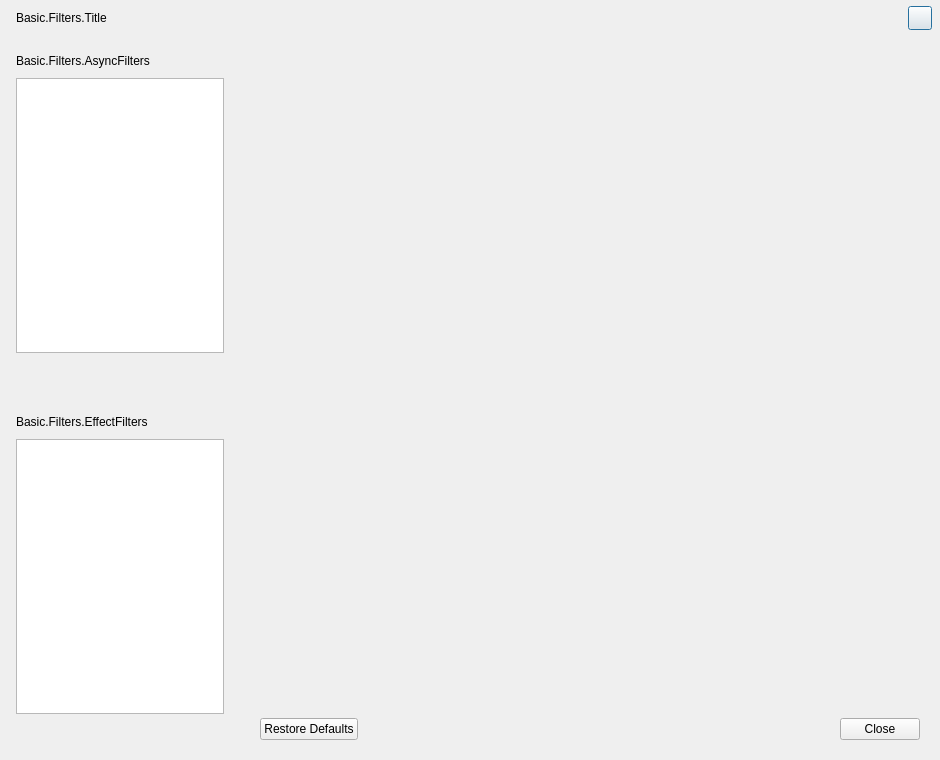
<?xml version="1.0" encoding="UTF-8"?>
<ui version="4.0">
 <class>AFQBasicFilters</class>
 <widget class="QDialog" name="AFQBasicFilters">
  <property name="geometry">
   <rect>
    <x>0</x>
    <y>0</y>
    <width>940</width>
    <height>760</height>
   </rect>
  </property>
  <property name="minimumSize">
   <size>
    <width>940</width>
    <height>760</height>
   </size>
  </property>
  <property name="maximumSize">
   <size>
    <width>940</width>
    <height>760</height>
   </size>
  </property>
  <property name="windowTitle">
   <string>Basic.Filters</string>
  </property>
  <property name="sizeGripEnabled">
   <bool>false</bool>
  </property>
  <layout class="QVBoxLayout" name="verticalLayout">
   <property name="spacing">
    <number>0</number>
   </property>
   <property name="sizeConstraint">
    <enum>QLayout::SetDefaultConstraint</enum>
   </property>
   <property name="leftMargin">
    <number>0</number>
   </property>
   <property name="topMargin">
    <number>0</number>
   </property>
   <property name="rightMargin">
    <number>0</number>
   </property>
   <property name="bottomMargin">
    <number>0</number>
   </property>
   <item>
    <widget class="QFrame" name="titleFrame">
     <property name="minimumSize">
      <size>
       <width>0</width>
       <height>38</height>
      </size>
     </property>
     <property name="maximumSize">
      <size>
       <width>16777215</width>
       <height>38</height>
      </size>
     </property>
     <layout class="QHBoxLayout" name="horizontalLayout_3">
      <property name="leftMargin">
       <number>16</number>
      </property>
      <property name="topMargin">
       <number>6</number>
      </property>
      <property name="rightMargin">
       <number>8</number>
      </property>
      <property name="bottomMargin">
       <number>8</number>
      </property>
      <item>
       <widget class="QLabel" name="labelTitle">
        <property name="text">
         <string>Basic.Filters.Title</string>
        </property>
        <property name="labelType" stdset="0">
         <string>labelTitle</string>
        </property>
       </widget>
      </item>
      <item>
       <spacer name="horizontalSpacer">
        <property name="orientation">
         <enum>Qt::Horizontal</enum>
        </property>
        <property name="sizeHint" stdset="0">
         <size>
          <width>40</width>
          <height>20</height>
         </size>
        </property>
       </spacer>
      </item>
      <item>
       <widget class="QPushButton" name="closeButton">
        <property name="minimumSize">
         <size>
          <width>24</width>
          <height>24</height>
         </size>
        </property>
        <property name="maximumSize">
         <size>
          <width>24</width>
          <height>24</height>
         </size>
        </property>
        <property name="text">
         <string/>
        </property>
        <property name="iconSize">
         <size>
          <width>11</width>
          <height>11</height>
         </size>
        </property>
        <property name="buttonType" stdset="0">
         <string>closeButton</string>
        </property>
       </widget>
      </item>
     </layout>
    </widget>
   </item>
   <item>
    <layout class="QHBoxLayout" name="horizontalLayout" stretch="1,10">
     <property name="sizeConstraint">
      <enum>QLayout::SetMinimumSize</enum>
     </property>
     <property name="leftMargin">
      <number>0</number>
     </property>
     <property name="topMargin">
      <number>0</number>
     </property>
     <property name="rightMargin">
      <number>0</number>
     </property>
     <property name="bottomMargin">
      <number>0</number>
     </property>
     <item>
      <layout class="QVBoxLayout" name="verticalLayout_2">
       <property name="leftMargin">
        <number>0</number>
       </property>
       <item>
        <widget class="QFrame" name="asyncWidget">
         <property name="sizePolicy">
          <sizepolicy hsizetype="Preferred" vsizetype="Expanding">
           <horstretch>0</horstretch>
           <verstretch>0</verstretch>
          </sizepolicy>
         </property>
         <property name="minimumSize">
          <size>
           <width>240</width>
           <height>0</height>
          </size>
         </property>
         <layout class="QVBoxLayout" name="verticalLayout_3">
          <property name="spacing">
           <number>10</number>
          </property>
          <property name="leftMargin">
           <number>16</number>
          </property>
          <property name="topMargin">
           <number>16</number>
          </property>
          <property name="rightMargin">
           <number>16</number>
          </property>
          <property name="bottomMargin">
           <number>14</number>
          </property>
          <item>
           <widget class="QLabel" name="asyncLabel">
            <property name="text">
             <string>Basic.Filters.AsyncFilters</string>
            </property>
           </widget>
          </item>
          <item>
           <widget class="AFQFocusList" name="asyncFilters">
            <property name="sizePolicy">
             <sizepolicy hsizetype="Preferred" vsizetype="Expanding">
              <horstretch>0</horstretch>
              <verstretch>0</verstretch>
             </sizepolicy>
            </property>
            <property name="contextMenuPolicy">
             <enum>Qt::CustomContextMenu</enum>
            </property>
            <property name="dragEnabled">
             <bool>true</bool>
            </property>
            <property name="dragDropMode">
             <enum>QAbstractItemView::InternalMove</enum>
            </property>
            <property name="defaultDropAction">
             <enum>Qt::TargetMoveAction</enum>
            </property>
            <property name="spacing">
             <number>1</number>
            </property>
           </widget>
          </item>
          <item>
           <widget class="QFrame" name="widget">
            <layout class="QHBoxLayout" name="horizontalLayout_4">
             <property name="spacing">
              <number>6</number>
             </property>
             <property name="leftMargin">
              <number>0</number>
             </property>
             <property name="topMargin">
              <number>0</number>
             </property>
             <property name="rightMargin">
              <number>0</number>
             </property>
             <property name="bottomMargin">
              <number>0</number>
             </property>
             <item>
              <widget class="QPushButton" name="addAsyncFilter">
               <property name="maximumSize">
                <size>
                 <width>24</width>
                 <height>24</height>
                </size>
               </property>
               <property name="accessibleName">
                <string>Add</string>
               </property>
               <property name="text">
                <string notr="true"/>
               </property>
               <property name="iconSize">
                <size>
                 <width>24</width>
                 <height>24</height>
                </size>
               </property>
               <property name="autoDefault">
                <bool>false</bool>
               </property>
               <property name="flat">
                <bool>true</bool>
               </property>
               <property name="themeID" stdset="0">
                <string>addFilterIcon</string>
               </property>
               <property name="buttonType" stdset="0">
                <string>filterListToolbar</string>
               </property>
              </widget>
             </item>
             <item>
              <widget class="QPushButton" name="removeAsyncFilter">
               <property name="maximumSize">
                <size>
                 <width>24</width>
                 <height>24</height>
                </size>
               </property>
               <property name="accessibleName">
                <string>Remove</string>
               </property>
               <property name="text">
                <string notr="true"/>
               </property>
               <property name="icon">
                <iconset>
                 <normaloff>:/res/images/minus.svg</normaloff>:/res/images/minus.svg</iconset>
               </property>
               <property name="iconSize">
                <size>
                 <width>24</width>
                 <height>24</height>
                </size>
               </property>
               <property name="autoDefault">
                <bool>false</bool>
               </property>
               <property name="flat">
                <bool>true</bool>
               </property>
               <property name="themeID" stdset="0">
                <string>removeFilterIcon</string>
               </property>
               <property name="buttonType" stdset="0">
                <string>filterListToolbar</string>
               </property>
              </widget>
             </item>
             <item>
              <widget class="QPushButton" name="moveAsyncFilterUp">
               <property name="maximumSize">
                <size>
                 <width>24</width>
                 <height>24</height>
                </size>
               </property>
               <property name="accessibleName">
                <string>MoveUp</string>
               </property>
               <property name="text">
                <string notr="true"/>
               </property>
               <property name="iconSize">
                <size>
                 <width>24</width>
                 <height>24</height>
                </size>
               </property>
               <property name="autoDefault">
                <bool>false</bool>
               </property>
               <property name="flat">
                <bool>true</bool>
               </property>
               <property name="themeID" stdset="0">
                <string>upFilterArrowIcon</string>
               </property>
               <property name="buttonType" stdset="0">
                <string>filterListToolbar</string>
               </property>
              </widget>
             </item>
             <item>
              <widget class="QPushButton" name="moveAsyncFilterDown">
               <property name="maximumSize">
                <size>
                 <width>24</width>
                 <height>24</height>
                </size>
               </property>
               <property name="accessibleName">
                <string>MoveDown</string>
               </property>
               <property name="text">
                <string notr="true"/>
               </property>
               <property name="iconSize">
                <size>
                 <width>24</width>
                 <height>24</height>
                </size>
               </property>
               <property name="autoDefault">
                <bool>false</bool>
               </property>
               <property name="flat">
                <bool>true</bool>
               </property>
               <property name="themeID" stdset="0">
                <string>downFilterArrowIcon</string>
               </property>
               <property name="buttonType" stdset="0">
                <string>filterListToolbar</string>
               </property>
              </widget>
             </item>
             <item>
              <spacer name="asyncToolbarSpacer">
               <property name="orientation">
                <enum>Qt::Horizontal</enum>
               </property>
               <property name="sizeType">
                <enum>QSizePolicy::Expanding</enum>
               </property>
               <property name="sizeHint" stdset="0">
                <size>
                 <width>20</width>
                 <height>0</height>
                </size>
               </property>
              </spacer>
             </item>
            </layout>
           </widget>
          </item>
         </layout>
        </widget>
       </item>
       <item>
        <widget class="QFrame" name="effectWidget">
         <property name="sizePolicy">
          <sizepolicy hsizetype="Preferred" vsizetype="Expanding">
           <horstretch>0</horstretch>
           <verstretch>0</verstretch>
          </sizepolicy>
         </property>
         <property name="minimumSize">
          <size>
           <width>240</width>
           <height>0</height>
          </size>
         </property>
         <layout class="QVBoxLayout" name="verticalLayout_4">
          <property name="spacing">
           <number>10</number>
          </property>
          <property name="leftMargin">
           <number>16</number>
          </property>
          <property name="topMargin">
           <number>16</number>
          </property>
          <property name="rightMargin">
           <number>16</number>
          </property>
          <property name="bottomMargin">
           <number>14</number>
          </property>
          <item>
           <widget class="QLabel" name="effectLabel">
            <property name="text">
             <string>Basic.Filters.EffectFilters</string>
            </property>
           </widget>
          </item>
          <item>
           <widget class="AFQFocusList" name="effectFilters">
            <property name="sizePolicy">
             <sizepolicy hsizetype="Preferred" vsizetype="Expanding">
              <horstretch>0</horstretch>
              <verstretch>0</verstretch>
             </sizepolicy>
            </property>
            <property name="contextMenuPolicy">
             <enum>Qt::CustomContextMenu</enum>
            </property>
            <property name="dragEnabled">
             <bool>true</bool>
            </property>
            <property name="dragDropMode">
             <enum>QAbstractItemView::InternalMove</enum>
            </property>
            <property name="defaultDropAction">
             <enum>Qt::TargetMoveAction</enum>
            </property>
            <property name="spacing">
             <number>1</number>
            </property>
           </widget>
          </item>
          <item>
           <widget class="QFrame" name="widget_2">
            <layout class="QHBoxLayout" name="horizontalLayout_6">
             <property name="spacing">
              <number>6</number>
             </property>
             <property name="leftMargin">
              <number>0</number>
             </property>
             <property name="topMargin">
              <number>0</number>
             </property>
             <property name="rightMargin">
              <number>0</number>
             </property>
             <property name="bottomMargin">
              <number>0</number>
             </property>
             <item>
              <widget class="QPushButton" name="addEffectFilter">
               <property name="maximumSize">
                <size>
                 <width>24</width>
                 <height>24</height>
                </size>
               </property>
               <property name="accessibleName">
                <string>Add</string>
               </property>
               <property name="text">
                <string notr="true"/>
               </property>
               <property name="iconSize">
                <size>
                 <width>24</width>
                 <height>24</height>
                </size>
               </property>
               <property name="autoDefault">
                <bool>false</bool>
               </property>
               <property name="flat">
                <bool>true</bool>
               </property>
               <property name="themeID" stdset="0">
                <string>addFilterIcon</string>
               </property>
               <property name="buttonType" stdset="0">
                <string>filterListToolbar</string>
               </property>
              </widget>
             </item>
             <item>
              <widget class="QPushButton" name="removeEffectFilter">
               <property name="maximumSize">
                <size>
                 <width>24</width>
                 <height>24</height>
                </size>
               </property>
               <property name="accessibleName">
                <string>Remove</string>
               </property>
               <property name="text">
                <string notr="true"/>
               </property>
               <property name="iconSize">
                <size>
                 <width>24</width>
                 <height>24</height>
                </size>
               </property>
               <property name="autoDefault">
                <bool>false</bool>
               </property>
               <property name="flat">
                <bool>true</bool>
               </property>
               <property name="themeID" stdset="0">
                <string>removeFilterIcon</string>
               </property>
               <property name="buttonType" stdset="0">
                <string>filterListToolbar</string>
               </property>
              </widget>
             </item>
             <item>
              <widget class="QPushButton" name="moveEffectFilterUp">
               <property name="maximumSize">
                <size>
                 <width>24</width>
                 <height>24</height>
                </size>
               </property>
               <property name="accessibleName">
                <string>MoveUp</string>
               </property>
               <property name="text">
                <string notr="true"/>
               </property>
               <property name="iconSize">
                <size>
                 <width>24</width>
                 <height>24</height>
                </size>
               </property>
               <property name="autoDefault">
                <bool>false</bool>
               </property>
               <property name="flat">
                <bool>true</bool>
               </property>
               <property name="themeID" stdset="0">
                <string>upFilterArrowIcon</string>
               </property>
               <property name="buttonType" stdset="0">
                <string>filterListToolbar</string>
               </property>
              </widget>
             </item>
             <item>
              <widget class="QPushButton" name="moveEffectFilterDown">
               <property name="maximumSize">
                <size>
                 <width>24</width>
                 <height>24</height>
                </size>
               </property>
               <property name="accessibleName">
                <string>MoveDown</string>
               </property>
               <property name="text">
                <string notr="true"/>
               </property>
               <property name="iconSize">
                <size>
                 <width>24</width>
                 <height>24</height>
                </size>
               </property>
               <property name="autoDefault">
                <bool>false</bool>
               </property>
               <property name="flat">
                <bool>true</bool>
               </property>
               <property name="themeID" stdset="0">
                <string>downFilterArrowIcon</string>
               </property>
               <property name="buttonType" stdset="0">
                <string>filterListToolbar</string>
               </property>
              </widget>
             </item>
             <item>
              <spacer name="effectToolbarSpacer">
               <property name="orientation">
                <enum>Qt::Horizontal</enum>
               </property>
               <property name="sizeType">
                <enum>QSizePolicy::Expanding</enum>
               </property>
               <property name="sizeHint" stdset="0">
                <size>
                 <width>20</width>
                 <height>0</height>
                </size>
               </property>
              </spacer>
             </item>
            </layout>
           </widget>
          </item>
         </layout>
        </widget>
       </item>
      </layout>
     </item>
     <item>
      <widget class="QFrame" name="rightContainerLayout">
       <property name="minimumSize">
        <size>
         <width>200</width>
         <height>0</height>
        </size>
       </property>
       <property name="frameShape">
        <enum>QFrame::NoFrame</enum>
       </property>
       <property name="frameShadow">
        <enum>QFrame::Plain</enum>
       </property>
       <layout class="QVBoxLayout" name="verticalLayout_5">
        <property name="spacing">
         <number>0</number>
        </property>
        <property name="leftMargin">
         <number>0</number>
        </property>
        <property name="topMargin">
         <number>0</number>
        </property>
        <property name="rightMargin">
         <number>0</number>
        </property>
        <property name="bottomMargin">
         <number>0</number>
        </property>
        <item>
         <widget class="QWidget" name="widget_filterContentsArea" native="true">
          <property name="sizePolicy">
           <sizepolicy hsizetype="Preferred" vsizetype="Expanding">
            <horstretch>0</horstretch>
            <verstretch>0</verstretch>
           </sizepolicy>
          </property>
          <property name="minimumSize">
           <size>
            <width>0</width>
            <height>626</height>
           </size>
          </property>
          <layout class="QVBoxLayout" name="verticalLayout_6">
           <property name="spacing">
            <number>0</number>
           </property>
           <property name="leftMargin">
            <number>0</number>
           </property>
           <property name="topMargin">
            <number>0</number>
           </property>
           <property name="rightMargin">
            <number>0</number>
           </property>
           <property name="bottomMargin">
            <number>0</number>
           </property>
           <item>
            <widget class="QFrame" name="previewFrame">
             <property name="sizePolicy">
              <sizepolicy hsizetype="Preferred" vsizetype="Expanding">
               <horstretch>0</horstretch>
               <verstretch>0</verstretch>
              </sizepolicy>
             </property>
             <property name="frameShape">
              <enum>QFrame::NoFrame</enum>
             </property>
             <property name="frameShadow">
              <enum>QFrame::Plain</enum>
             </property>
             <layout class="QVBoxLayout" name="verticalLayout_7">
              <property name="spacing">
               <number>6</number>
              </property>
              <property name="leftMargin">
               <number>24</number>
              </property>
              <property name="topMargin">
               <number>24</number>
              </property>
              <property name="rightMargin">
               <number>24</number>
              </property>
              <property name="bottomMargin">
               <number>16</number>
              </property>
              <item>
               <widget class="AFQTDisplay" name="preview" native="true">
                <property name="sizePolicy">
                 <sizepolicy hsizetype="Expanding" vsizetype="Expanding">
                  <horstretch>0</horstretch>
                  <verstretch>0</verstretch>
                 </sizepolicy>
                </property>
                <property name="minimumSize">
                 <size>
                  <width>0</width>
                  <height>150</height>
                 </size>
                </property>
               </widget>
              </item>
             </layout>
            </widget>
           </item>
           <item>
            <widget class="QFrame" name="propertiesFrame">
             <property name="sizePolicy">
              <sizepolicy hsizetype="Preferred" vsizetype="Expanding">
               <horstretch>0</horstretch>
               <verstretch>0</verstretch>
              </sizepolicy>
             </property>
             <property name="frameShape">
              <enum>QFrame::NoFrame</enum>
             </property>
             <property name="frameShadow">
              <enum>QFrame::Plain</enum>
             </property>
             <layout class="QVBoxLayout" name="propertiesLayout">
              <property name="leftMargin">
               <number>24</number>
              </property>
              <property name="topMargin">
               <number>0</number>
              </property>
              <property name="rightMargin">
               <number>24</number>
              </property>
              <property name="bottomMargin">
               <number>0</number>
              </property>
             </layout>
            </widget>
           </item>
          </layout>
         </widget>
        </item>
        <item>
         <widget class="QFrame" name="buttonBoxFrame">
          <layout class="QHBoxLayout" name="horizontalLayout_2">
           <property name="spacing">
            <number>4</number>
           </property>
           <property name="sizeConstraint">
            <enum>QLayout::SetMaximumSize</enum>
           </property>
           <property name="leftMargin">
            <number>20</number>
           </property>
           <property name="topMargin">
            <number>20</number>
           </property>
           <property name="rightMargin">
            <number>20</number>
           </property>
           <property name="bottomMargin">
            <number>20</number>
           </property>
           <item>
            <widget class="QDialogButtonBox" name="buttonBox">
             <property name="standardButtons">
              <set>QDialogButtonBox::Close|QDialogButtonBox::RestoreDefaults</set>
             </property>
            </widget>
           </item>
          </layout>
         </widget>
        </item>
       </layout>
      </widget>
     </item>
    </layout>
   </item>
  </layout>
 </widget>
 <customwidgets>
  <customwidget>
   <class>AFQTDisplay</class>
   <extends>QWidget</extends>
   <header>UIComponent/CQtDisplay.h</header>
   <container>1</container>
  </customwidget>
  <customwidget>
   <class>AFQFocusList</class>
   <extends>QListWidget</extends>
   <header>UIComponent/CFocusList.h</header>
  </customwidget>
 </customwidgets>
 <resources>
  <include location="aneta-main-resource.qrc"/>
 </resources>
 <connections/>
</ui>
